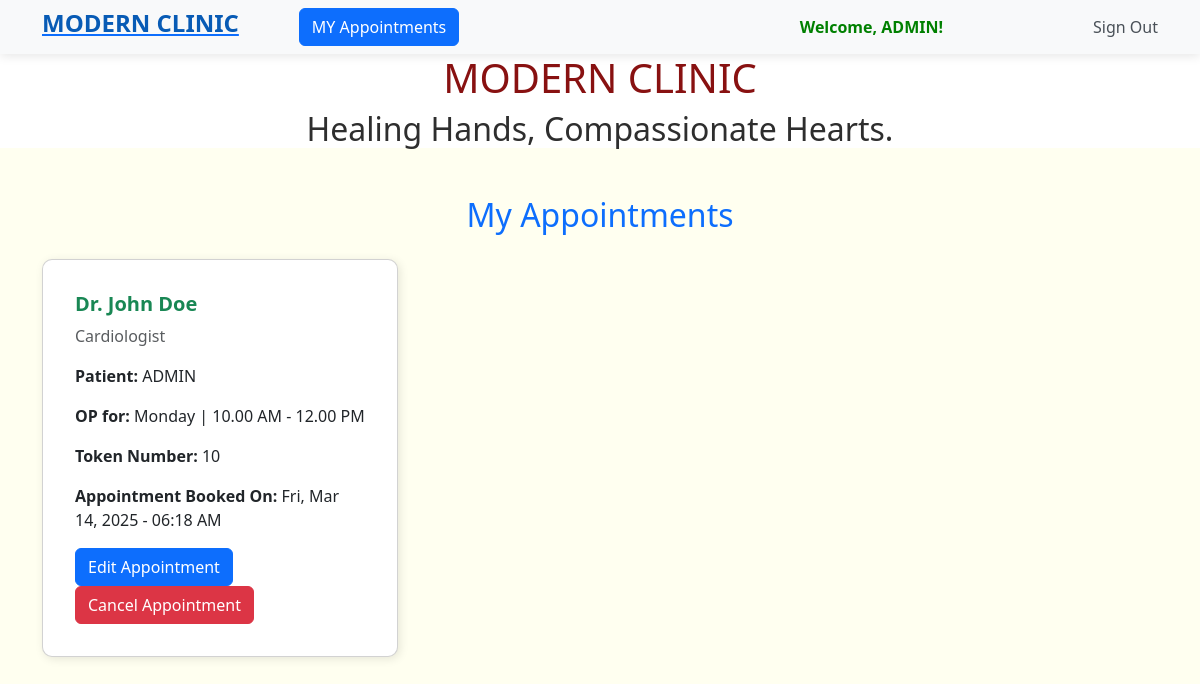
The page /my_appointments/ (signed in) on the database as committed earlier.
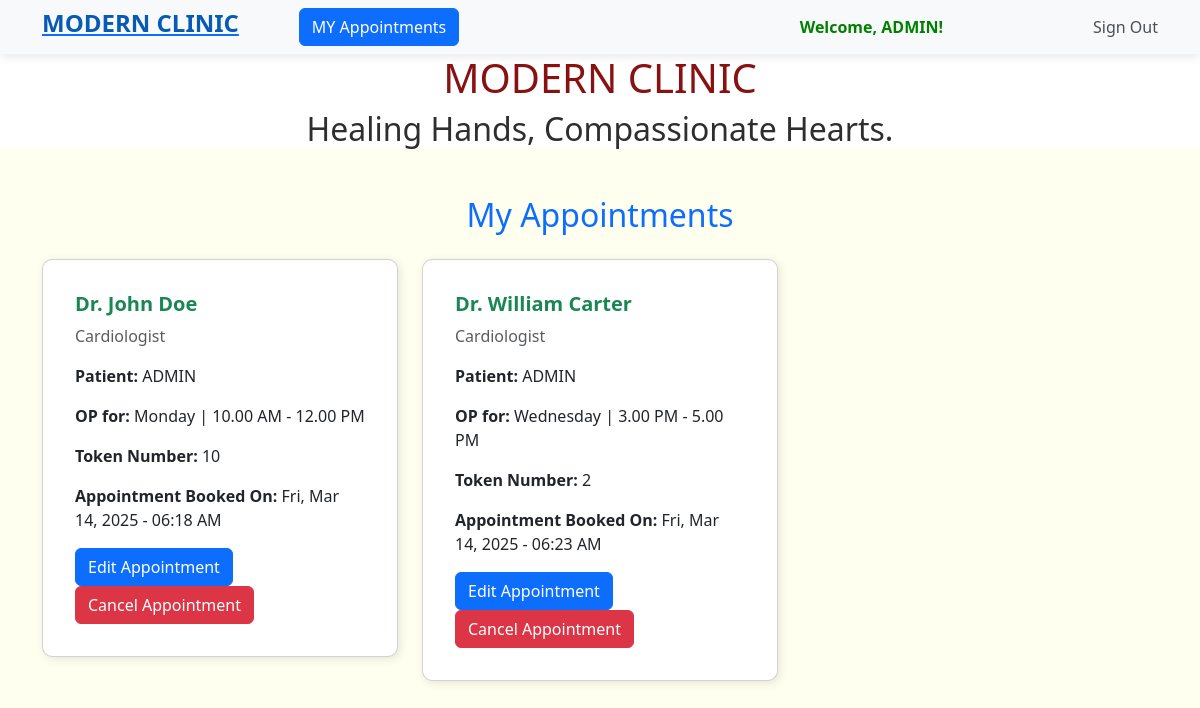
The same page on the database as committed later.
### booking/models.py (models this page shows, shortened)
class Appointment(models.Model):
    user = models.ForeignKey(User,on_delete=models.CASCADE)
    contact_no = models.PositiveIntegerField(null=True)
    doctor = models.ForeignKey(TeamofDoctors,on_delete=models.CASCADE)
    token = models.OneToOneField(Token,on_delete=models.CASCADE)
    booking_datetime = models.DateTimeField(default=timezone.now)

class TeamofDoctors(models.Model):
    name = models.CharField(max_length=50,null=True,blank=True)
    specialization = models.CharField(max_length=50,null=True,blank=True)
    op_date = models.CharField(max_length=250,null=True,blank=True)

class Token(models.Model):
    doctor = models.ForeignKey(TeamofDoctors,on_delete=models.CASCADE)
    token_number = models.PositiveIntegerField()
    is_booked = models.BooleanField(default=False)

### booking/views.py (the view)
# urls.py: path('my_appointments/',views.view_appointments,name="my_appointments"),
@login_required
def view_appointments(request):
    appointments = Appointment.objects.filter(user=request.user)
    return render(request,"booking/my_appointments.html",{'appointments':appointments})

### booking/templates/booking/my_appointments.html (shortened to what this page needs)
<!DOCTYPE html>
{% extends 'booking/home.html'%}
{% block content %}
<html lang="en">
<head>
    <link rel="stylesheet" href="https://cdn.jsdelivr.net/npm/bootstrap@5.3.0/dist/css/bootstrap.min.css">
</head>
<body>
    <div class="container mt-5">
        <h2 class="text-center text-primary mb-4">My Appointments</h2>
        <div class="row">
            {% if appointments %}
                {% for appointment in appointments %}
                <div class="col-md-4 mb-4">
                    <div class="card appointment-card p-3">
                        <div class="card-body">
                            <h5 class="card-title text-success"><strong>{{ appointment.doctor.name }}</strong></h5>
                            <p class="text-muted">{{ appointment.doctor.specialization }}</p>
                            <p><strong>Patient:</strong> {{ appointment.user | upper}}</p>
                            <p><strong>OP for:</strong> {{ appointment.doctor.op_date}}</p>
                            <p><strong>Token Number:</strong> {{ appointment.token.token_number }}</p>
                            <p><strong>Appointment Booked On: </strong>{{ appointment.booking_datetime|date:"D, M d, Y - h:i A" }}</p>
                            <a href="{% url 'edit_appointment' appointment.doctor.id appointment.token.token_number %}"><button class="btn btn-primary">Edit Appointment</button></a>
                           <a href="{% url 'cancel_appointment' appointment.doctor.id appointment.token.token_number %}"><button class="btn btn-danger">Cancel Appointment</button></a>
                        </div>
                    </div>
                </div>
                {% endfor %}
            {% else %}
                <div class="col-12 text-center">
                    <h4 class="text-danger">No Appointments Found</h4>
                </div>
            {% endif %}
        </div>
    </div>
</body>
</html>
{% endblock %}

### booking/templates/booking/home.html (shortened to what this page needs)
<!DOCTYPE html>
<html lang="en">
<head>
    <link rel="stylesheet" href="https://cdn.jsdelivr.net/npm/bootstrap@5.3.0/dist/css/bootstrap.min.css">
     <link href="https://cdn.jsdelivr.net/npm/bootstrap@5.3.0/dist/css/bootstrap.min.css" rel="stylesheet">
</head>
   <nav class="navbar navbar-expand-lg">
    <div class="container">
         <a href="{% url 'home' %}"><h4 style="color: #085bb5;"><strong>MODERN CLINIC</strong></h4></a>
         <a href="{% url 'my_appointments' %}"><button class="btn btn-primary" style="margin-left: 60px;">MY Appointments</button></a>
        <div class="collapse navbar-collapse" id="navbarNav">
            <ul class="navbar-nav ms-auto">
                {% if user.is_authenticated %}
                    <li class="nav-item" style="margin-right: 150px;">
                        <span class="nav-item welcome-text"><strong style="color:green ;">Welcome, {{ user.username | upper}}!</strong></span>
                    </li>
                    <li class="nav-item">
                        <form method="post" action="{% url 'sign_out' %}" class="d-inline">
                            <button type="submit" class="nav-link btn btn-link" style="border: none; padding: 0; background: none;">
                                Sign Out
                            </button>
                        </form>
                    </li>
                {% endif %}
            </ul>
        </div>
    </div>
</nav>
<body style="background-color: ivory;">
    <div style="text-align: center;background-color: rgb(255, 255, 255);">
        <h1 style="color: rgb(136, 17, 17);">MODERN CLINIC</h1>
        <H2 style="color: rgb(46, 46, 46);font-family:inherit;">Healing Hands, Compassionate Hearts.</H2>
    </div>
    {% block content %}{% endblock %}
</body>
</html>

### booking/templates/booking/home.html (style rules this page uses)
body { background-color: #f1f3f5; }
.navbar { background-color: #f8f9fa !important; box-shadow: 0px 2px 10px rgba(0, 0, 0, 0.1); }
.nav-link { color: #495057 !important; transition: 0.3s; }
.welcome-text { font-weight: bold; color: #007bff; }

### booking/templates/booking/my_appointments.html (style rules this page uses)
body { background-color: #f8f9fa; }
.appointment-card { border-radius: 10px; box-shadow: 2px 2px 10px rgba(0, 0, 0, 0.1); transition: transform 0.3s ease-in-out; }

Rows that differ between the two databases and show on the page:
added Appointment: doctor.name "Dr. William Carter", doctor.specialization "Cardiologist", user "ADMIN", doctor.op_date "Wednesday | 3.00 PM - 5.00 PM", token.token_number "2", booking_datetime "Fri, Mar 14, 2025 - 06:23 AM"
